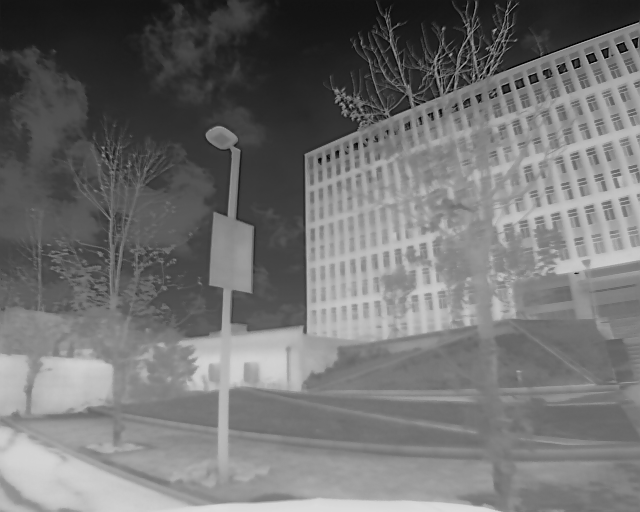
%> input picture RIFT-multimodal-image-matching-main/ir_event/frame_0000.png, 640 x 512 px, given in place of labeled_bw1.png, which was not available
$ octave Untitled4.m   (GNU Octave 9; MATLAB toolbox functions it lacks are replaced by stand-ins)
%> lines starting %> are read from the running program, lines starting %| are printed output that depends on the picture; in (x1, y1, x2, y2) boxes, pixels count from 0 and x2, y2 are one past the last pixel; in counts of white or black regions, pixels touching at a corner belong together; the program's own positions count from 1; pictures that were not available may be replaced by others from this repository, and a replacement may not be noted
### RIFT-multimodal-image-matching-main/RIFT_no_rotation_invariance.m
% This is a samplest implementation of the proposed RIFT algorithm. In this implementation,...
% rotation invariance part and corner point detection are not included.

function [des_m1,des_m2] = RIFT_no_rotation_invariance(im1,im2,s,o,patch_size)

% m1 and m2 are the maximum moment maps;
% eo1{s,o} = convolution result for scale s and orientation o.
% The real part is the result of convolving with the even symmetric filter,
% the imaginary part is the result from convolution with the odd symmetric filter.
% 检查并转换输入图像的类型
if islogical(im1)
    im1 = uint8(im1) * 255; % 将逻辑图像转换为 uint8 类型
end
if islogical(im2)
    im2 = uint8(im2) * 255; % 将逻辑图像转换为 uint8 类型
end
[m1,~,~,~,~,eo1,~] = phasecong3(im1,s,o,3,'mult',1.6,'sigmaOnf',0.75,'g', 3, 'k',1);
[m2,~,~,~,~,eo2,~] = phasecong3(im2,s,o,3,'mult',1.6,'sigmaOnf',0.75,'g', 3, 'k',1);

a=max(m1(:)); b=min(m1(:)); m1=(m1-b)/(a-b);
a=max(m2(:)); b=min(m2(:)); m2=(m2-b)/(a-b);

% FAST detector on the maximum moment maps to extract edge feature points.
m1_points = detectFASTFeatures(m1,'MinContrast',0.05);
m2_points = detectFASTFeatures(m2,'MinContrast',0.05);
m1_points=m1_points.selectStrongest(5000);   %number of keypoints can be set by users
m2_points=m2_points.selectStrongest(5000);

% RIFT descriptor
des_m1 = RIFT_descriptor_no_rotation_invariance(im1, m1_points.Location,eo1, patch_size, s,o);
des_m2 = RIFT_descriptor_no_rotation_invariance(im2, m2_points.Location,eo2, patch_size, s,o);

### RIFT-multimodal-image-matching-main/Untitled4.m
clc; clear; close all;
warning('off')

addpath ir_event   % type of multi-modal data

% 读取图像
str1 = 'labeled_bw1.png';   % 图像 1
str2 = 'frame_0000.png';   % 图像 2
str3 = 'filtered_events_for_frame_0004.png';   % 图像 2
im1 = im2uint8(imread(str1));
%> im1 is the input picture: size 512x640 uint8; min 0, max 221, mean 113.8
im1(im1 ~= 0) = 100;
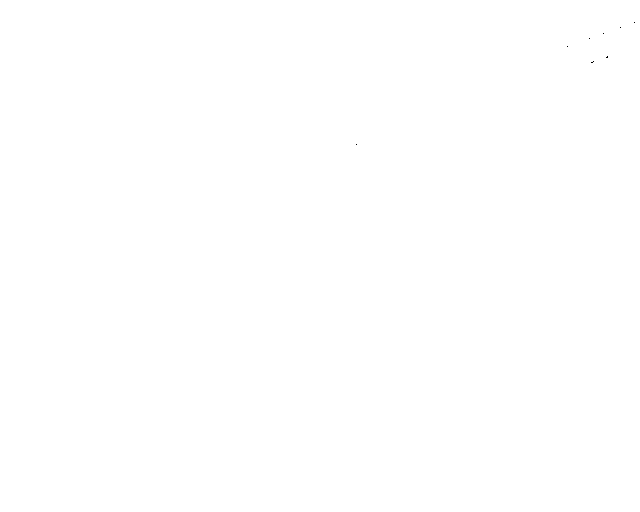
%> im1: size 512x640 uint8; values 0 (black) and 100 (white), 100% white; black in thin lines or dots, all inside (x1, y1, x2, y2) = (356, 22, 635, 145)
im2 = im2uint8(imread(str2));
im3 = im2uint8(imread(str3));
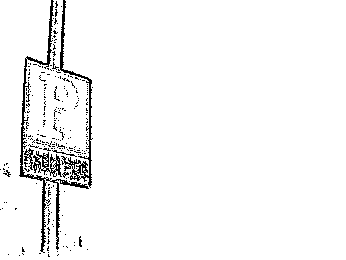
%> input picture RIFT-multimodal-image-matching-main/ir_event/filtered_events_for_frame_0004.png, 346 x 260 px
%> im3 is the input picture: size 260x346 uint8; 96.4% white; black in thin lines or dots, all inside (x1, y1, x2, y2) = (0, 0, 93, 257)

% 确保两张图像都是 RGB 格式
if size(im1, 3) == 1
    temp = im1;
    im1(:, :, 1) = temp;
    im1(:, :, 2) = temp;
    im1(:, :, 3) = temp;
end

if size(im2, 3) == 1
    temp = im2;
    im2(:, :, 1) = temp;
    im2(:, :, 2) = temp;
    im2(:, :, 3) = temp;
end

% 选取图二的局部区域进行放大 (ROI 选择)
roi2 = [180, 200, 100, 100];  % im2 中的感兴趣区域

% 提取局部区域并进行放大 (zoom in)
zoom_factor = 2;  % 放大倍数
%im1_cropped = imcrop(im1, roi1);
im2_cropped = imcrop(im2, roi2);
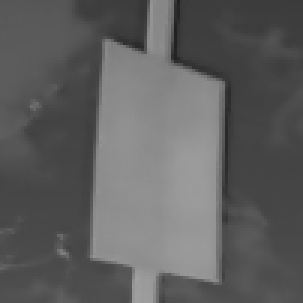
%> im2_cropped: size 101x101x3 uint8 (shown 3 times larger); min 31, max 161, mean 95.4
im2_zoomed = imresize(im2_cropped, zoom_factor);

% RIFT 特征点检测与描述 (图一和放大后的图二局部)
[des_m1, des_m2] = RIFT_no_rotation_invariance(im1, im2_zoomed, 10, 2, 30);
%> the run ends on the next line
